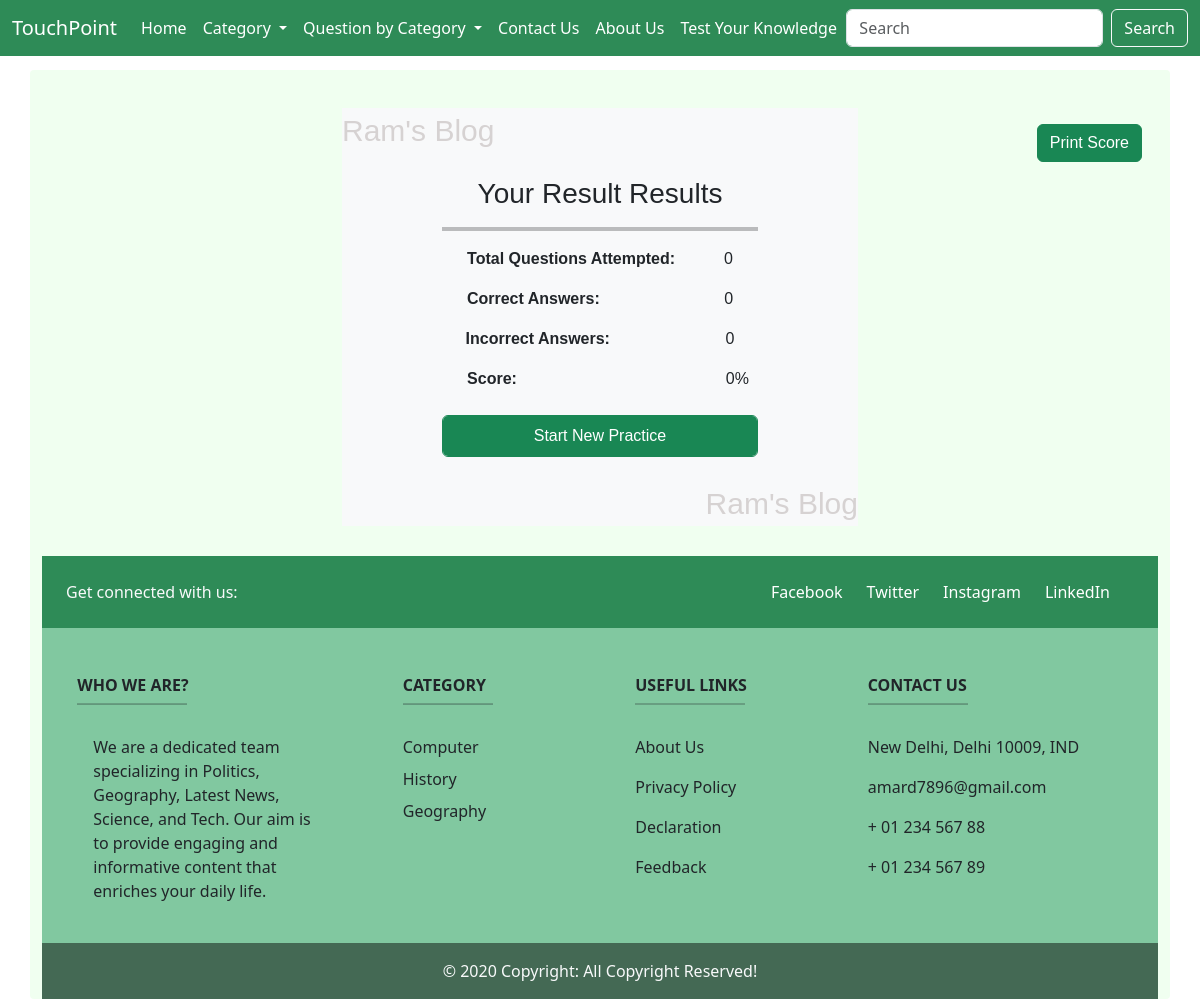
The app's page /endpractice/ with its own data.
### blogs/models.py (models this page shows)
class BaseClass(models.Model):
    uid = models.UUIDField(primary_key=True, default=uuid.uuid4)
    class Meta:
        abstract=True

class Catogery(BaseClass):
    name = models.CharField(max_length=50,null=False,unique=True)
    slug = models.SlugField(default='',null=False)
    def __str__(self):
        return f'{self.name}'

### blogs/views.py (the view)
# urls.py: path('endpractice/', views.ResultView, name='endpractice'),
def ResultView(request):
    all_mcq = MCQ_Question.objects.all()
    next_question = random.choice(all_mcq)
    cat_manu = Catogery.objects.all()
    attempted = request.session.get('attempted_questions', 0)
    correct = request.session.get('correct_answers', 0)
    incorrect = request.session.get('incorrect_answers', 0)
    percentage = (correct / attempted * 100) if attempted > 0 else 0
    if attempted > 0:
        percentage = (correct / attempted) * 100
    else:
        percentage = 0
    result = {
        'attempted': attempted,
        'correct': correct,
        'incorrect': incorrect,
        'percentage': percentage,
        'next_question':next_question,
        'cat_manu':cat_manu
    }
    request.session.flush()
    return render(request, 'mcq/result.html', result)

### templates/mcq/result.html (shortened to what this page needs)
{% extends 'header&footer/base.html' %}
{% block content %}
<head>
</head>
<body>
    <button id="printBtn" class="btn btn-success mt-3 me-3" style="float: right;">Print Score</button>
    <div class="bg-light" style="margin: 30px 300px 30px 300px" id="resultTab">
        <div class="watermark">Ram's Blog</div>
        <h3 class="text-center pt-4">Your Result Results</h3>
        <div style="margin-left: 100px; margin-right: 100px;">
            <hr style="border: 2px solid black;">
            <div class="text-center">
                <p><strong>Total Questions Attempted:</strong>&nbsp;&nbsp;&nbsp;&nbsp;&nbsp;&nbsp;&nbsp;&nbsp;&nbsp;&nbsp;
                    {{ attempted }}</p>
            </div>
            <div class="mb-3 text-center">
                <p><strong>Correct Answers:</strong>&nbsp;&nbsp;&nbsp;&nbsp;&nbsp;&nbsp;&nbsp;&nbsp;&nbsp;&nbsp;&nbsp;&nbsp;&nbsp;&nbsp;&nbsp;&nbsp;&nbsp;&nbsp;&nbsp;&nbsp;&nbsp;&nbsp;&nbsp;&nbsp;&nbsp;&nbsp;&nbsp;
                    {{ correct }}</p>
            </div>
            <div class="mb-3 text-center">
                <p><strong>Incorrect Answers:</strong>&nbsp;&nbsp;&nbsp;&nbsp;&nbsp;&nbsp;&nbsp;&nbsp;&nbsp;&nbsp;&nbsp;&nbsp;&nbsp;&nbsp;&nbsp;&nbsp;&nbsp;&nbsp;&nbsp;&nbsp;&nbsp;&nbsp;&nbsp;&nbsp;&nbsp;
                    {{ incorrect }}</p>
            </div>
            <div class="mb-3 ms-3 text-center">
                <p><strong>Score:</strong>
                    {{ percentage }}%</p>
            </div>
            <div class="mt-4 text-center">
                <a href="{% url 'ansthequestion' next_question.uid %}" class="mb-4 form-control p-2 btn btn-success">Start New Practice</a>
            </div>
        </div>
        <div class="watermark text-end">Ram's Blog</div>
    </div>
</body>
{% endblock %}

### templates/header&footer/base.html (shortened to what this page needs)
<!doctype html>
<html lang="en">
{% load static %}
<head>
    <link rel="stylesheet" href="{% static 'css/bootstrap.min.css' %}">
    <link rel="stylesheet" href="{% static 'css/additional-css.css' %}">
</head>
<body>
    <nav class="navbar navbar-expand-lg" style="background-color: #2E8B57;">
        <div class="container-fluid">
            <a class="navbar-brand text-white" id="how1" id="brand" href="{% url 'home' %}">TouchPoint</a>
            <div class="collapse navbar-collapse" id="navbarSupportedContent">
                <ul class="navbar-nav me-auto mb-2 mb-lg-0">
                    <li class="nav-item">
                        <a class="nav-link text-white {% if request.path == '/' %}active{% endif %}" aria-current="page"
                            href="{% url 'home' %}" id="how1">Home</a>
                    </li>
                    <li class="nav-item dropdown">
                        <a class="nav-link dropdown-toggle text-white" href="#" role="button" data-bs-toggle="dropdown"
                            aria-expanded="false" id="how1">
                            Category
                        </a>
                    </li>
                    <li class="nav-item dropdown">
                        <a class="nav-link dropdown-toggle text-white" href="#" role="button" data-bs-toggle="dropdown"
                            aria-expanded="false" id="how1">
                            Question by Category
                        </a>
                    </li>
                    <li class="nav-item">
                        <a class="nav-link text-white {% if request.path == '/contact/' %}active{% endif %}"
                            aria-current="page" href="{% url 'contact' %}" id="how1">Contact Us</a>
                    </li>
                    <li class="nav-item">
                        <a class="nav-link text-white {% if request.path == '/about/' %}active{% endif %}"
                            aria-current="page" href="{% url 'about' %}" id="how1">About Us</a>
                    </li>
                    <li class="nav-item">
                        <a class="nav-link text-white {% if request.path == '/quiz-list/' %}active{% endif %}"
                            aria-current="page" href="{% url 'quiz-list' %}" id="how1">Test Your Knowledge</a>
                    </li>
                </ul>
                <form class="d-flex" role="search" method="POST" action="{% url 'searched-key' %}">
                    <input class="form-control me-2" name="search" type="search" placeholder="Search"
                        aria-label="Search">
                    <button class="btn btn-outline-light text-white" type="submit">Search</button>
                </form>
            </div>
        </div>
    </nav>
    <div class="container" style="background-color: #F0FFF0; border-radius: 4px; margin-top: 70px;">
        <div class="pt-2">
            <div style="margin-top: 5px; font-family: sans-serif;">
                {% block content %}
                {% endblock %}
            </div>
        </div>
        <div class="mt-4">
            <footer class="text-center text-lg-start text-dark" style="background-color: #81c8a0;">
                <section class="d-flex justify-content-between align-items-center p-4"
                    style="background-color: #2E8B57;">
                    <div class="me-5 text-center text-lg-start mb-3 mb-lg-0">
                        <p class="mb-0 text-light">Get connected with us:</p>
                    </div>
                    <div>
                        <ul class="list-unstyled d-flex flex-column flex-lg-row justify-content-center mb-0">
                            <li class="mb-2 mb-lg-0 me-4">
                                <a href="https://www.facebook.com/" class="text-white text-decoration-none" target="_blank">
                                     Facebook
                                </a>
                            </li>
                            <li class="mb-2 mb-lg-0 me-4">
                                <a href="https://twitter.com/" class="text-white text-decoration-none" target="_blank">
                                     Twitter
                                </a>
                            </li>
                            <li class="mb-2 mb-lg-0 me-4">
                                <a href="https://www.instagram.com/invites/contact/?igsh=1qs36mg4p1k67&utm_content=w1vv9wj" class="text-white text-decoration-none" target="_blank">
                                     Instagram
                                </a>
                            </li>
                            <li class="mb-2 mb-lg-0 me-4">
                                <a href="https://www.linkedin.com/in/" class="text-white text-decoration-none" target="_blank">
                                     LinkedIn
                                </a>
                            </li>
                        </ul>
                    </div>
                </section>
                <section class="">
                    <div class="container text-center text-md-start mt-5">
                        <div class="row mt-3">
                            <div class="col-md-3 col-lg-4 col-xl-3 mx-auto mb-4">
                                <h6 class="text-uppercase fw-bold">Who We are?</h6>
                                <hr class="mb-4 mt-0 d-inline-block mx-auto"
                                    style="width: 110px; background-color: #0a090f; height: 2px" />
                                <p class="ms-3 me-3 text-justify">
                                    We are a dedicated team specializing in Politics, Geography, Latest News, Science,
                                    and Tech. Our aim is to provide engaging and informative content that enriches your
                                    daily life.
                                </p>
                            </div>
                            <div class="col-md-2 col-lg-2 col-xl-2 mx-auto mb-4">
                                <h6 class="text-uppercase fw-bold">Category</h6>
                                <hr class="mb-4 mt-0 d-inline-block mx-auto"
                                    style="width: 90px; background-color: #0a0614; height: 2px" />
                                <ul class="no-bullets">
                                    {% for category in cat_manu|slice:":5" %}
                                    <li class="mb-2"><a class="text-dark text-decoration-none"
                                            href="{% url 'category' category.slug %}">{{ category }}</a></li>
                                    {% endfor %}
                                </ul>
                            </div>
                            <div class="col-md-3 col-lg-2 col-xl-2 mx-auto mb-4">
                                <h6 class="text-uppercase fw-bold">Useful links</h6>
                                <hr class="mb-4 mt-0 d-inline-block mx-auto bg-dark"
                                    style="width: 110px; height: 2px" />
                                <p>
                                    <a href="{% url 'about' %}" class="text-dark text-decoration-none">About Us</a>
                                </p>
                                <p>
                                    <a href="{% url 'privacyandpolicy' %}"
                                        class="text-dark text-decoration-none">Privacy Policy</a>
                                </p>
                                <p>
                                    <a href="{% url 'declaration' %}"
                                        class="text-dark text-decoration-none">Declaration</a>
                                </p>
                                <p>
                                    <a href="{% url 'feedback' %}" class="text-dark text-decoration-none">Feedback</a>
                                </p>
                            </div>
                            <div class="col-md-4 col-lg-3 col-xl-3 mx-auto mb-md-0 mb-4">
                                <h6 class="text-uppercase fw-bold"><a class="text-decoration-none text-dark"
                                        href="{% url 'contact' %}">Contact Us</a></h6>
                                <hr class="mb-4 mt-0 d-inline-block mx-auto"
                                    style="width: 100px; background-color: #0d0b14; height: 2px" />
                                <p> New Delhi, Delhi 10009, IND</p>
                                <p><a href="mailto:amard7896@gmail.com"
                                        class="text-decoration-none text-dark">amard7896@gmail.com</a></p>
                                <p><a href="tel:+916206506449" class="text-decoration-none text-dark"> + 01 234 567
                                        88</a></p>
                                <p><a href="tel:+916206506449" class="text-decoration-none text-dark"> + 01 234 567
                                        89</a></p>
                            </div>
                        </div>
                    </div>
                </section>
                <div class="text-center p-3 text-light" style="background-color: rgba(2, 2, 2, 0.474)">
                    © 2020 Copyright: All Copyright Reserved!
                </div>
            </footer>
        </div>
    </div>
</body>
</html>

### static/css/additional-css.css (style rules this page uses)
.no-bullets { list-style-type: none; padding: 0; margin: 0; }
.navbar { position: fixed; top: 0; left: 0; width: 100%; z-index: 1000; }
.navbar-collapse { transition: all 0.7s; }

### templates/mcq/result.html (style rules this page uses)
.watermark { font-size: 30px; color: rgb(214, 210, 210); }

### records on screen
Catogery: name "Computer"
Catogery: name "History"
Catogery: name "Geography"

### other values on screen
{{ attempted }} "0"
{{ correct }} "0"
{{ incorrect }} "0"
{{ percentage }} "0"
